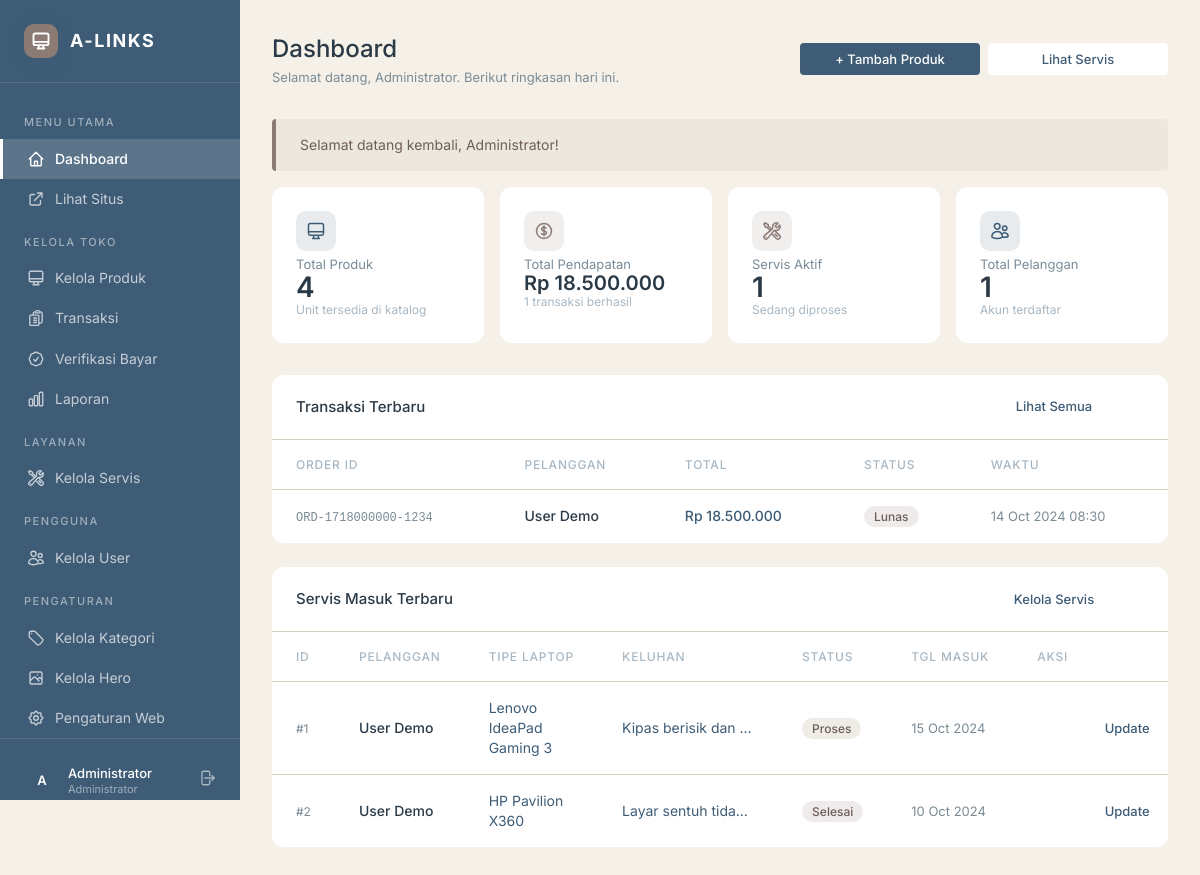
/admin/dashboard.php (signed in), run on an earlier commit of the app's database.
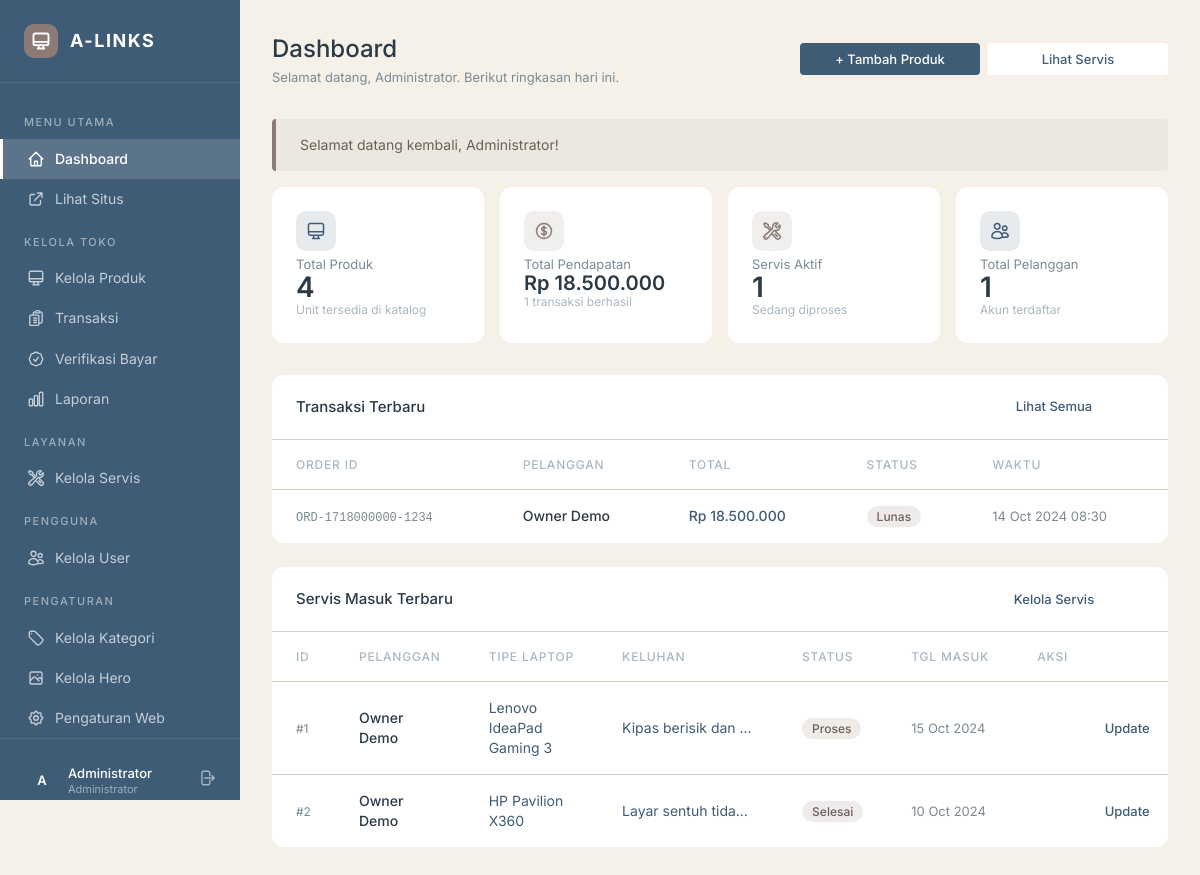
And on a later commit of the database.
### tables this page shows
CREATE TABLE `transaksi` (
  `id_transaksi` int(11) NOT NULL AUTO_INCREMENT,
  `id_user` int(11) NOT NULL,
  `order_id` varchar(50) NOT NULL,
  `total_harga` decimal(15,2) NOT NULL,
  `status_pembayaran` enum('unpaid','paid','failed') NOT NULL DEFAULT 'unpaid',
  `tipe_pembayaran` varchar(50) DEFAULT NULL,
  `waktu_transaksi` timestamp NOT NULL DEFAULT current_timestamp(),
  PRIMARY KEY (`id_transaksi`),
  UNIQUE KEY `order_id` (`order_id`),
  KEY `id_user` (`id_user`),
  CONSTRAINT `fk_transaksi_user` FOREIGN KEY (`id_user`) REFERENCES `users` (`id_user`) ON DELETE CASCADE
);

CREATE TABLE `users` (
  `id_user` int(11) NOT NULL AUTO_INCREMENT,
  `nama` varchar(100) NOT NULL,
  `email` varchar(100) NOT NULL,
  `password` varchar(255) NOT NULL,
  `role` enum('admin','owner','kasir','user') NOT NULL DEFAULT 'user',
  `no_telp` varchar(20) DEFAULT NULL,
  `alamat` text DEFAULT NULL,
  PRIMARY KEY (`id_user`),
  UNIQUE KEY `email` (`email`)
);

CREATE TABLE `servis` (
  `id_servis` int(11) NOT NULL AUTO_INCREMENT,
  `id_user` int(11) NOT NULL,
  `tipe_laptop` varchar(150) NOT NULL,
  `keluhan` text NOT NULL,
  `status` enum('pending','proses','selesai','diambil') NOT NULL DEFAULT 'pending',
  `biaya` decimal(15,2) DEFAULT 0.00,
  `tgl_masuk` date NOT NULL,
  `tgl_selesai` date DEFAULT NULL,
  PRIMARY KEY (`id_servis`),
  KEY `id_user` (`id_user`),
  CONSTRAINT `fk_servis_user` FOREIGN KEY (`id_user`) REFERENCES `users` (`id_user`) ON DELETE CASCADE
);

### config/koneksi.php (called while the page is built, shortened)
<?php
function formatRupiah(int|float $harga): string {
    return 'Rp ' . number_format($harga, 0, ',', '.');
}

### admin/dashboard.php (the view, shortened to what the changed rows need)
<?php
require_once '../config/koneksi.php';
$transaksi_terbaru = $koneksi->query("
    SELECT t.*, u.nama AS nama_user
    FROM transaksi t
    JOIN users u ON t.id_user = u.id_user
    ORDER BY t.waktu_transaksi DESC
    LIMIT 8
");
$servis_terbaru = $koneksi->query("
    SELECT s.*, u.nama AS nama_user
    FROM servis s
    JOIN users u ON s.id_user = u.id_user
    ORDER BY s.tgl_masuk DESC
    LIMIT 6
");
?>
<!DOCTYPE html>
<html lang="id">
<head>
  <link rel="stylesheet" href="../assets/css/style.css"/>
</head>
<body>
<div class="app-layout">
  <main class="main-content">
    <div class="page-header">
      <div>
        <h1 class="page-header__title">Dashboard</h1>
      </div>
    </div>
    <div style="display:grid;grid-template-columns:1fr 1fr;gap:20px;margin-bottom:24px;">
      <div class="table-wrap" style="grid-column:1/-1;">
        <table>
          <thead>
            <tr>
              <th>Order ID</th>
              <th>Pelanggan</th>
              <th>Total</th>
              <th>Status</th>
              <th>Waktu</th>
            </tr>
          </thead>
          <tbody>
            <?php if ($transaksi_terbaru && $transaksi_terbaru->num_rows > 0):
              while ($t = $transaksi_terbaru->fetch_assoc()): ?>
            <tr>
              <td><code style="font-size:12px;color:var(--color-pewter);"><?= htmlspecialchars($t['order_id'] ?? '-') ?></code></td>
              <td style="font-weight:500;color:var(--color-carbon);"><?= htmlspecialchars($t['nama_user']) ?></td>
              <td style="color:var(--color-blue);font-weight:500;"><?= formatRupiah($t['total_harga']) ?></td>
              <td>
                <?php
                  $badgeMap = ['paid'=>'green','unpaid'=>'amber','failed'=>'red'];
                  $labelMap = ['paid'=>'Lunas','unpaid'=>'Menunggu','failed'=>'Gagal'];
                  $cls = $badgeMap[$t['status_pembayaran']] ?? 'gray';
                  $lbl = $labelMap[$t['status_pembayaran']] ?? $t['status_pembayaran'];
                ?>
                <span class="badge badge--<?= $cls ?>"><?= $lbl ?></span>
              </td>
              <td style="color:var(--color-pewter);font-size:13px;"><?= date('d M Y H:i', strtotime($t['waktu_transaksi'])) ?></td>
            </tr>
            <?php endwhile; else: ?>
            <tr><td colspan="5" class="empty-state"><p>Belum ada transaksi</p></td></tr>
            <?php endif; ?>
          </tbody>
        </table>
      </div>
    </div>
    <div class="table-wrap">
      <table>
        <thead>
          <tr>
            <th>ID</th>
            <th>Pelanggan</th>
            <th>Tipe Laptop</th>
            <th>Keluhan</th>
            <th>Status</th>
            <th>Tgl Masuk</th>
            <th>Aksi</th>
          </tr>
        </thead>
        <tbody>
          <?php if ($servis_terbaru && $servis_terbaru->num_rows > 0):
            while ($s = $servis_terbaru->fetch_assoc()): ?>
          <tr>
            <td><span style="font-size:12px;color:var(--color-pewter);">#<?= $s['id_servis'] ?></span></td>
            <td style="font-weight:500;color:var(--color-carbon);"><?= htmlspecialchars($s['nama_user']) ?></td>
            <td><?= htmlspecialchars($s['tipe_laptop']) ?></td>
            <td style="max-width:180px;overflow:hidden;text-overflow:ellipsis;white-space:nowrap;"><?= htmlspecialchars($s['keluhan']) ?></td>
            <td>
              <?php
                $sMap = ['pending'=>'gray','proses'=>'amber','selesai'=>'green','diambil'=>'blue'];
                $sLbl = ['pending'=>'Pending','proses'=>'Proses','selesai'=>'Selesai','diambil'=>'Diambil'];
                $sc   = $sMap[$s['status']] ?? 'gray';
                $sl   = $sLbl[$s['status']] ?? $s['status'];
              ?>
              <span class="badge badge--<?= $sc ?>"><?= $sl ?></span>
            </td>
            <td style="color:var(--color-pewter);font-size:13px;"><?= date('d M Y', strtotime($s['tgl_masuk'])) ?></td>
            <td>
              <a href="kelola_servis.php?edit=<?= $s['id_servis'] ?>" class="btn btn--secondary btn--sm" id="btnEditServis-<?= $s['id_servis'] ?>">Update</a>
            </td>
          </tr>
          <?php endwhile; else: ?>
          <tr><td colspan="7" class="empty-state"><p>Belum ada data servis</p></td></tr>
          <?php endif; ?>
        </tbody>
      </table>
    </div>
  </main>
</div>
</body>
</html>

What changed in the data, as far as the page shows it:
changed through a linked row, transaksi "Rp 18.500.000": id_user.nama "User Demo" → "Owner Demo"
changed through a linked row, servis "Lenovo IdeaPad Gaming 3": id_user.nama "User Demo" → "Owner Demo"
changed through a linked row, servis "HP Pavilion X360": id_user.nama "User Demo" → "Owner Demo"
